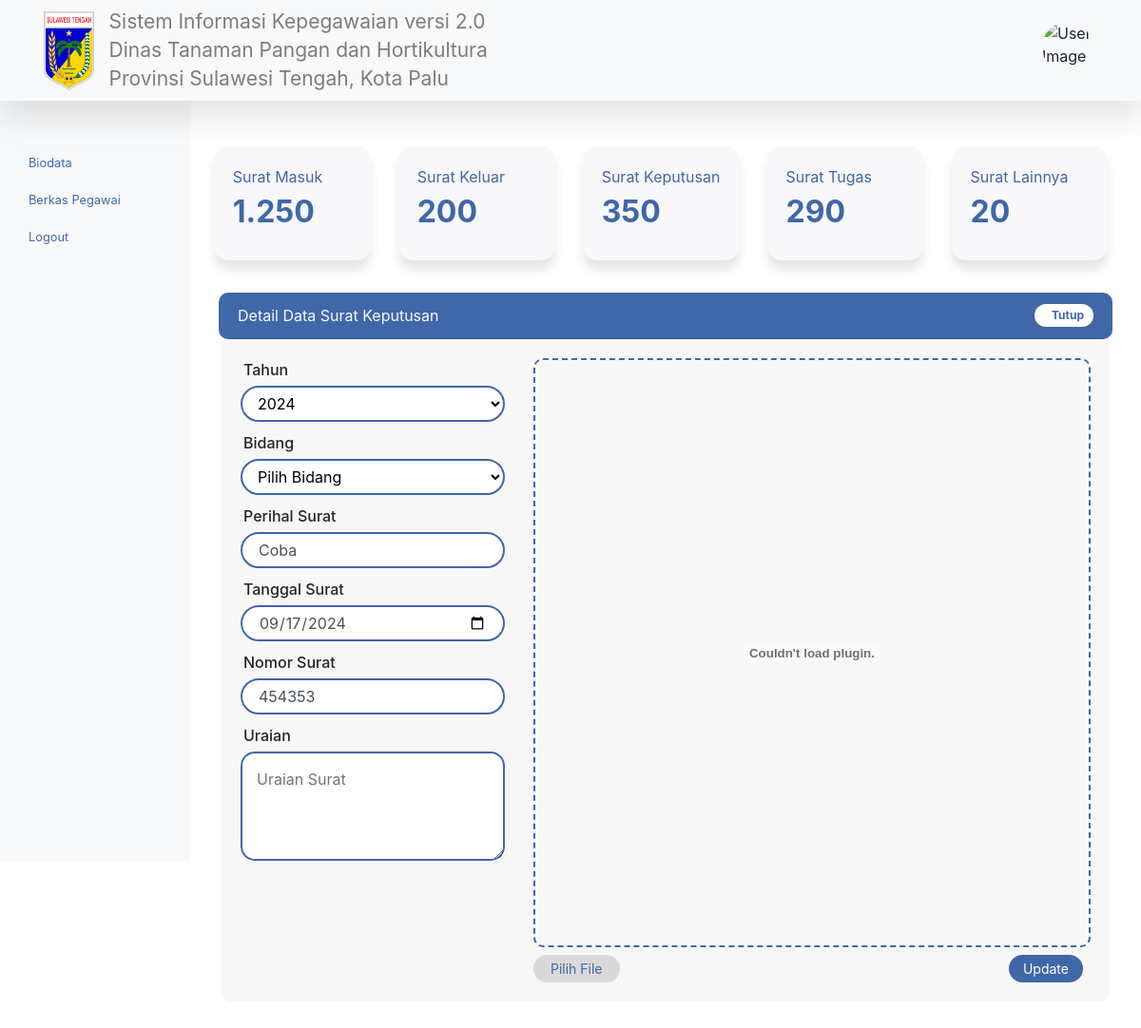
The app's page /detail-surat-keputusan.php?surat_id=12 with its own data.
### tables this page shows
CREATE TABLE `tb_surat` (
  `surat_id` int(11) NOT NULL,
  `pegawai_id` int(11) NOT NULL,
  `tahun_surat` int(11) NOT NULL,
  `bidang` varchar(50) NOT NULL,
  `perihal_surat` varchar(50) NOT NULL,
  `tgl_surat` date NOT NULL,
  `tgl_surat_masuk` date NOT NULL,
  `no_surat` varchar(50) NOT NULL,
  `uraian_surat` text NOT NULL,
  `surat_dir` varchar(255) NOT NULL,
  `tipe_surat` varchar(50) NOT NULL
);

### detail-surat-keputusan.php (the view, shortened to what this page needs)
<?php
    require 'layouts/header.php';
    require 'layouts/navbar.php';
    require 'layouts/sidebar.php';
    $suratID = $_GET["surat_id"];
    $sqlSurat = mysqli_query($conn, "SELECT * FROM tb_surat WHERE surat_id = $suratID");
    $surat = mysqli_fetch_assoc($sqlSurat);
?>
<main role="main" class="col-md-9 ml-sm-auto col-lg-10 main-content">
        <div class="row">
          <div class="card-col mb-3">
            <div class="card">
              <div class="card-body">
                <p class="card-text">Surat Masuk</p>
                <h2 class="card-title">1.250</h2>
              </div>
            </div>
          </div>
          <div class="card-col mb-3">
            <div class="card">
              <div class="card-body">
                <p class="card-text">Surat Keluar</p>
                <h2 class="card-title">200</h2>
              </div>
            </div>
          </div>
          <div class="card-col mb-3">
            <div class="card">
              <div class="card-body">
                <p class="card-text">Surat Keputusan</p>
                <h2 class="card-title">350</h2>
              </div>
            </div>
          </div>
          <div class="card-col mb-3">
            <div class="card">
              <div class="card-body">
                <p class="card-text">Surat Tugas</p>
                <h2 class="card-title">290</h2>
              </div>
            </div>
          </div>
          <div class="card-col mb-3">
            <div class="card">
              <div class="card-body">
                <p class="card-text">Surat Lainnya</p>
                <h2 class="card-title">20</h2>
              </div>
            </div>
          </div>
        </div>
        <div class="row mt-2">
            <div class="col-lg-12">
                <div id="accordion">
                    <div class="card">
                       <div class="card-header d-flex justify-content-between" id="headingOne">
                            <p class="mb-0 text-light">
                                Detail Data Surat Keputusan
                            </p>
                            <button class="badge badge-pill badge-light" data-toggle="collapse" data-target="#collapseOne" aria-expanded="true" aria-controls="collapseOne">
                                Tutup
                            </button>
                        </div>
                      <div id="collapseOne" class="collapse show" aria-labelledby="headingOne" data-parent="#accordion">
                        <div class="card-body form-input">
                            <form id="berkasForm" action="surat-keputusan/ubah.php" method="POST" enctype="multipart/form-data">
                                <div class="row">
                                    <div class="col-lg-4">
                                        <div class="form-group">
                                            <label for="tahun_surat">Tahun</label>
                                            <select class="form-control" name="tahun_surat" id="tahun_surat" required>
                                                <?php
                                                    $tahunSekarang = date("Y");
                                                    for($tahun = 2020; $tahun <= $tahunSekarang; $tahun++){
                                                ?>
                                                <option value="<?= $tahun; ?>" <?= ($surat["tahun_surat"] == $tahun) ? "selected" : ""; ?>><?= $tahun; ?></option>
                                                <?php } ?>
                                            </select>
                                        </div>
                                        <div class="form-group">
                                            <label for="bidang">Bidang</label>
                                            <select class="form-control" name="bidang" id="bidang" required>
                                                <option value="">Pilih Bidang</option>
                                            </select>
                                        </div>
                                        <div class="form-group">
                                            <label for="perihal_surat">Perihal Surat</label>
                                            <input type="text" class="form-control" id="perihal_surat" name="perihal_surat" value="<?= $surat["perihal_surat"]; ?>" placeholder="Perihal Surat" autocomplete="off" required>
                                        </div>
                                        <div class="form-group">
                                            <label for="tgl_surat">Tanggal Surat</label>
                                            <input type="date" class="form-control" id="tgl_surat" name="tgl_surat" value="<?= $surat["tgl_surat"]; ?>" placeholder="Tanggal Surat" autocomplete="off" required>
                                        </div>
                                        <div class="form-group">
                                            <label for="no_surat">Nomor Surat</label>
                                            <input type="text" class="form-control" id="no_surat" name="no_surat" value="<?= $surat["no_surat"]; ?>" placeholder="No. Surat" autocomplete="off" required>
                                        </div>
                                        <div class="form-group">
                                            <label for="uraian_surat">Uraian</label>
                                            <textarea class="form-control" name="uraian_surat" id="uraian_surat" placeholder="Uraian Surat" autocomplete="off" required><?= $surat["uraian_surat"]; ?></textarea>
                                        </div>
                                    </div>
                                    <div class="col-lg-8">
                                        <div class="drop-zone">
                                            <embed id="previewSuratFile" class="drop-zone__pdf" src="surat-keputusan/document/<?= $surat["surat_dir"]; ?>" type="application/pdf" style="display: <?= strpos($surat["surat_dir"], '.pdf') !== false ? 'block' : 'none'; ?>; width: 100%; height: 100%;">
                                        </div>
                                        <div class="d-flex justify-content-between mt-2">
                                            <button type="button" class="btn btn-sm btn-light" onclick="document.getElementById('fileInput').click();">Pilih File</button>
                                            <button type="submit" class="btn btn-sm btn-primary mr-2" name="ubah">Update</button>
                                        </div>
                                    </div>
                                </div>
                            </form>
                        </div>
                      </div>
                    </div>
                </div>
            </div>
        </div>
      </main>
<?php
    require 'layouts/footer.php';
?>

### assets/css/style.css (style rules this page uses)
.main-content { padding: 30px; margin-top: 18px; }
.card { text-align: left; border-radius: 15px; background-color: #F8F7F9; border: none; box-shadow: 0 10px 10px rgba(0,0,0,0.1); }
.card p { color: #4067A7; }
.card h2 { color: #4067A7; margin-top: -10px; font-weight: bold; }
.card-col { flex: 0 0 17%; max-width: 20%; margin-right: 2%; margin-left: 1%; margin-bottom: 20px; }
.card-col:last-child { margin-right: 0; }
#accordion .card { margin-top: 10px; background-color: #00000000; box-shadow: none; }
#accordion .card-header { background-color: #4067A7; border-radius: 10px; }
#accordion .card-body { background-color: #F8F7F7; border-radius: 0 0 10px 10px; margin-left: 3px; margin-right: 3px; margin-bottom: 10px; }
#accordion .card-header .badge-light { color: #4067A7 !important; background-color: white !important; border: none !important; padding: 0px 10px 0px 18px; }
#accordion .card-header .badge-light { color: #4067A7 !important; background-color: white !important; border: none !important; }
.form-input input { height: 15px; border-radius: 30px; border: 2px solid #4067A7; padding: 17px; box-sizing: border-box; }
.form-input select { height: 15px; border-radius: 30px; border: 2px solid #4067A7; box-sizing: border-box; color: #000!important; }
.form-input textarea { height: 115px; border-radius: 15px; border: 2px solid #4067A7; padding: 15px; box-sizing: border-box; }
.form-input label { margin-bottom: 5px; font-weight: 500; margin-left: 3px; }
.form-group { margin-bottom: 10px; }
.btn-primary { background-color: #4067A7; outline: none; border: none; border-radius: 30px; padding-left: 15px; padding-right: 15px; }
.btn-light { outline: none; border: none; border-radius: 30px; padding-left: 18px; padding-right: 18px; background-color: #D9D9D9; color: #4067A7; }
.drop-zone { position: relative; width: 100%; height: 620px; padding: 15px; display: flex; align-items: center; justify-content: center; text-align: center; font-family: "Quicksand", sans-serif; font-weight: 500; font-size: 20px; color: #cccccc; border: 2px dashed #4067A7; border-radius: 10px; overflow: hidden; }
.drop-zone__pdf { width: 100%; height: 100%; border: none; }

### records on screen
tb_surat: tahun_surat "2024", perihal_surat "Coba", tgl_surat "09/17/2024", no_surat "454353"
